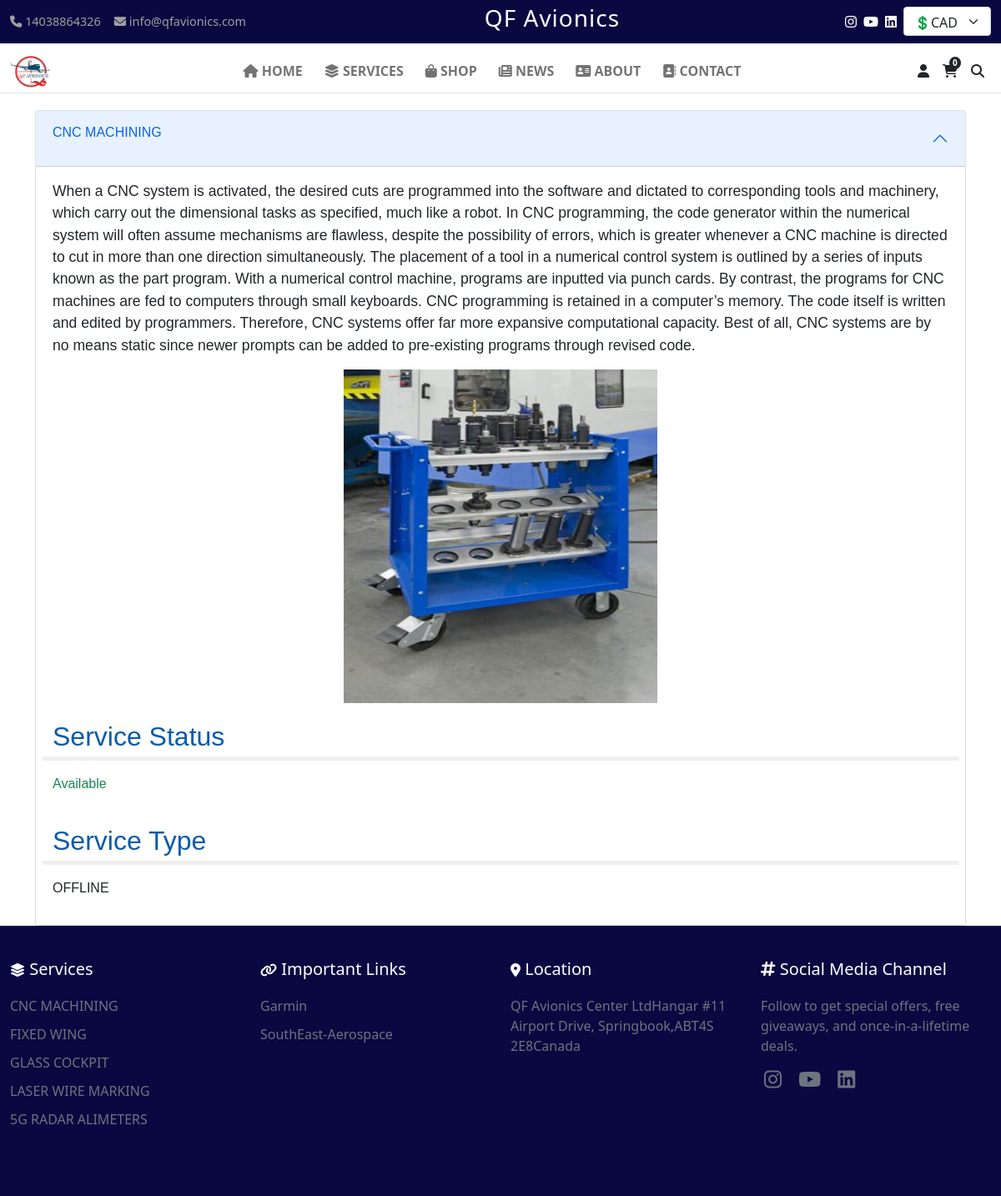
The page /service/1/ on the database its author committed.
### additional_option/models.py (models this page shows, shortened)
class SiteSettings(models.Model):
    site_name = models.CharField(max_length=100, default="QFAvionics")
    email = models.EmailField(max_length=70, blank=False, null=False,  default='info@qfavionics.com')
    phone_number_1 = models.IntegerField(blank=True, null=True, default='14038864326')
    phone_number_2 = models.IntegerField(blank=True, null=True)
    bussiness_email = models.EmailField(max_length=70, blank=False, default='info@qfavionics.com', null=False, help_text="Email on which receive the email")
    currency_rate = models.DecimalField(null=False, blank=False, default=0.72, decimal_places=2, max_digits=3)
    address = models.TextField(default="QF Avionics Center LtdHangar #11 Airport Drive, Springbook,ABT4S 2E8Canada", blank=True, null=True)
    airport = models.TextField(default="Red Deer Regional Airport, CYQF, YQF", blank=True, null=True)
    email_app_password = models.TextField(max_length=30,  default="zochakahgfehnxdq", blank=True, null=True)
    tax = models.DecimalField(decimal_places=2,  max_digits=5, default=0.15, null=False, blank=False)
    instagram = models.URLField(blank=True, null=True)
    youtube = models.URLField(blank=True, null=True)
    linkedin = models.URLField(blank=True, null=True)
    def get_footer_data(self):
        return {
            "location": self.address,
            "airport": self.airport,
            "instagram": self.instagram,
            "youtube": self.youtube,
            "linkedin": self.linkedin
        }
    def get_header_data(self):
        return {
            "site_name": self.site_name,
            "email": self.email,
            "phone_number": self.phone_number_1,
        }
    class Meta:
        verbose_name = "Site Setting"
        verbose_name_plural = "Site Settings"
    @classmethod
    def load(cls):
        obj, created = cls.objects.get_or_create(pk=1)
        return obj

class Service(models.Model):
    name = models.CharField(max_length=40, default='', blank=False, null=False)
    image = models.ImageField(upload_to='static/service/images/')
    status = models.BooleanField(default=True)
    description = models.TextField(default='')
    service_type = models.CharField(default='', max_length=40, blank=False, null=False)
    specifications = models.JSONField(default=dict)
    technical_information = models.JSONField(default=dict)

class Link(models.Model):
    name = models.CharField(max_length=40, default='', blank=False, null=False)
    url = models.CharField(max_length=100, default='', blank=False, null=False)
    class Meta:
        verbose_name = 'Important Link'
        verbose_name_plural = 'Important Links'

### additional_option/views.py (the view)
# urls.py: path("service/<int:id>/", service, name="service"),
def service(request, id):
    service = Service.objects.filter(id=id).first()
    return render(request, 'service.html', {'service':service})

### QFAvionics/header_context.py (called while the page is built)
def header_options(request):
    location = SiteSettings.objects.filter(pk=1)
    if location is not None:
        location = location.first()
    options = {
        "categories": [category.name for category in Category.objects.all()],
        "services" : [service for service in Service.objects.all()],
        "links": Link.objects.all(),
        "no_of_items":  get_total_items(request),
        "footer": location.get_footer_data(),
        "header": location.get_header_data,
    }
    return options

### additional_option/utils.py (called while the page is built)
def get_setting():
    settings = cache.get('site_settings', False)
    if not settings:
        settings = SiteSettings.load()
        cache.set('site_settings', settings, timeout=600)
    return settings

### shopcart/views.py (called while the page is built)
def get_total_items(request):
    cart = Cart(request)
    cartitems = cart.cart
    total = 0
    for key, value in cartitems.items():
        total += value["quantity"]
    return total

### templates/service.html (shortened to what this page needs)
{% extends "master.html" %}
{% block content %}
{% load static %}
<div class="container">
    <div class="accordion" id="accordionPanelsStayOpenExample">
        <div class="accordion-item">
            <h2 class="accordion-header">
                <button class="accordion-button" type="button" data-bs-toggle="collapse"
                    data-bs-target="#panelsStayOpen-collapseOne" aria-expanded="true"
                    aria-controls="panelsStayOpen-collapseOne">
                    <div class="row">
                        <p>
                            {{service.name}}
                        </p>
                    </div>
                </button>
            </h2>
            <div id="panelsStayOpen-collapseOne" class="accordion-collapse collapse show">
                <div class="accordion-body">
                    <div class="row">
                        <p id="description">{{service.description}}</p>
                    </div>
                    <div class="row">
                        <img src="{{service.image.url}}" alt="">
                    </div>
                    <div class="row">
                        <p class="title mt-3">Service Status</p>
                        {% if service.status %}
                        <p class="text-success">Available</p>
                        {% else %}
                        <p class="text-danger">Not Available</p>
                        {% endif %}
                    </div>
                    <div class="row">
                        <p class="title mt-3">Service Type</p>
                        <p>
                            {{service.service_type}}
                        </p>
                    </div>
                </div>
            </div>
        </div>
    </div>
</div>
{% endblock %}

### templates/master.html (shortened to what this page needs)
<!DOCTYPE html>
<html lang="en">
<head>
    {% load static %}
    <link href="https://cdn.jsdelivr.net/npm/bootstrap@5.0.2/dist/css/bootstrap.min.css" rel="stylesheet"
>
    <link rel="stylesheet" href="https://cdnjs.cloudflare.com/ajax/libs/font-awesome/6.4.0/css/all.min.css">
    <link rel="stylesheet" href="{% static 'css/index.css' %}">
</head>
<body>
    <main id="mainbox" class="">
        <div class="top-bar">
            <div class="container-fluid d-flex justify-content-between align-items-center">
                <div class="d-sm-flex" style="cursor: pointer; color: rgb(160, 160, 160);">
                    <div class="me-3 "><i class="fas fa-phone"></i> {{header.phone_number|default:"+1 (403) 886-4306"}}</div>
                    <div class="me-3" id="emailButton"><i class="fas fa-envelope"></i> {{header.email|default:"info@qfavionics.com"}}</div>
                </div>
                <h3 id="companyname" style="letter-spacing: 1px;">QF Avionics</h3>
                <div class="d-sm-flex">
                    <div class="d-flex justify-content-center align-items-center" style="margin-top: -6px;">
                    <a href="{{footer.instagram|default_if_none:"#" }}" class="text-white mt-2 me-2"><i class="fa-brands fa-instagram fs-6"></i></a>
                    <a href="{{footer.youtube|default_if_none:"#" }}" class="text-white mt-2 me-2"><i class="fa-brands fa-youtube fs-6"></i></a>
                    <a href="{{footer.linkedin|default_if_none:"#" }}" class="text-white mt-2 me-2"><i class="fa-brands fa-linkedin fs-6"></i></a>
                    </div>
                    <select class="form-select" id="currency-value" aria-label="Default select example"
                        style="height: 35px; width: 105px;">
                        {% if request.session.currency == "USD" %}
                        <option value="USD"data-bs-toggle="tooltip" data-bs-placement="bottom" title="Click to see product price in USD currency" selected>💲USD</option>
                        <option value="CAD" data-bs-toggle="tooltip" data-bs-placement="bottom" title="Click to see product price in CAD currency">💲CAD</option>
                        {% else %}
                        <option value="CAD" selected>💲CAD</option>
                        {% endif %}
                    </select>
                </div>
            </div>
        </div>
        <nav class="position-absolute navbar navbar-expand-lg navbar-light bg-white w-100 " style="z-index: 200;box-sizing: border-box;">
            <div class="container-fluid border-bottom">
                <a class="navbar-brand" href="{% url 'home' %}">
                    <img src="{% static 'images/logo.png' %}" alt="QF Avionics"
                        style="max-width: min(50px,50px); max-height: min(10vh,10vw);">
                </a>
                <div class="collapse navbar-collapse" id="navbarNav">
                    <ul class="navbar-nav mx-auto">
                        <li class="nav-item">
                            <a class="nav-link md:mt-3" id="menu" href="{% url 'home' %}"><i
                                    class="fa-solid fa-house"></i> HOME</a>
                        </li>
                        <li class="nav-item" id="menu">
                            <a class="nav-link text-decoration-none"><i class="fa-solid fa-layer-group"></i>
                                SERVICES</a>
                        </li>
                        <li class="nav-item" id="menu">
                            <a class="nav-link"><i class="fa-solid fa-bag-shopping"></i> SHOP</a>
                        </li>
                        <li class="nav-item" id="menu">
                            <a class="nav-link" href="{% url 'view-news' %}"><i class="fa-solid fa-newspaper"></i>
                                NEWS</a>
                        </li>
                        <li class="nav-item" id="menu">
                            <a class="nav-link" href="{% url 'aboutpage' %}"><i class="fa-solid fa-address-card"></i>
                                ABOUT</a>
                        </li>
                        <li class="nav-item" id="menu">
                            <a class="nav-link" href="{% url 'contactpage' %}"><i class="fa-solid fa-address-book"></i>
                                CONTACT</a>
                        </li>
                    </ul>
                    <div class="icon-container d-flex mx-2 mt-2 mt-md-0 mb-3 mb-md-0">
                        {% if request.user.is_authenticated %}
                        <a href="{% url 'profile' %}"
                            class="text-dark me-3 text-decoration-none border px-3 py-1 rounded"><i
                                class="fas fa-user fs-6"></i> {{ user.username }}
                        </a>
                        {% else %}
                        <a href="{% url 'login' %}" class="text-dark me-3 fs-6"><i class="fas fa-user fs-6"></i> </a>
                        {% endif %}
                        <div>
                            <a href="{% url 'cart_detail' %}" class="text-dark me-3"><span
                                    class="position-absolute bg-dark text-white fw-bold px-1"
                                    style="font-size: 10px; border-radius: 100%; margin-top: -5px; margin-left: 8px;">{{no_of_items}}</span><i
                                    class="fas fa-shopping-cart fs-6"></i></a>
                        </div>
                        <a id="searchopen" class="text-dark"><i class="fas fa-search fs-6"></i></a>
                    </div>
                </div>
            </div>
        </nav>
        {% block content %}
        {% endblock %}
    </main>
    <footer class="footer">
        <div class="container-fluid">
            <div class="row">
                <div class="col-md-3 mb-4">
                    <h5><i class="fa-solid fa-layer-group fs-6"></i> Services</h5>
                    <ul>
                        {% if services %}
                        {% for service in services|slice:":8" %}
                        <a href="{% url 'service' id=service.id %} " class="text-decoration-none text-secondary">
                            <li>{{service.name}}</li>
                        </a>
                        {% endfor %}
                        {% endif %}
                    </ul>
                </div>
                <div class="col-md-3 mb-4">
                    <h5><i class="fa-solid fa-link fs-6"></i> Important Links</h5>
                    <ul class="text-secondary">
                        {% if links %}
                        {% for link in links %}
                        <a href="{{link.url}}" target="_blank" class="text-decoration-none text-secondary">
                            <li>{{link.name}}</li>
                        </a>
                        {% endfor %}
                        {% endif %}
                    </ul>
                </div>
                <div class="col-md-3 mb-4">
                    <h5><i class="fa-solid fa-location-dot fs-6"></i> Location</h5>
                    <div class="text-secondary">
                        <a href="https://www.google.com/maps/dir//3801+Airport+Dr,+Springbrook,+AB+T4S+2E8/@52.1763421,-113.9696467,12z/data=!4m8!4m7!1m0!1m5!1m1!1s0x537450468fc942f9:0xb14e4971aebfab17!2m2!1d-113.8872465!2d52.1763708?entry=ttu&g_ep=EgoyMDI0MTAyMy4wIKXMDSoASAFQAw%3D%3D" class="text-decoration-none text-secondary" target="_blank">
                            {{footer.location}} </a>
                    </div>
                </div>
                <div class="col-md-3">
                    <h5><i class="fa-solid fa-hashtag"></i> Social Media Channel</h5>
                    <p class="text-secondary">Follow to get special offers, free giveaways, and once-in-a-lifetime deals.</p>
                    <a href="{{footer.instagram|default_if_none:"#" }}" class="text-secondary mt-2 me-2"><i class="fa-brands fa-instagram mx-1 fs-4"></i></a>
                    <a href="{{footer.youtube|default_if_none:"#"}}" class="text-secondary mt-2 me-2"><i class="fa-brands fa-youtube mx-1 fs-4"></i></a>
                    <a href="{{footer.linkedin|default_if_none:"#"}}" class="text-secondary mt-2 me-2"><i class="fa-brands fa-linkedin mx-1 fs-4"></i></a>
                </div>
            </div>
        </div>
    </footer>
</body>
</html>

### static/css/index.css (style rules this page uses)
body, html { height: 100%; display: flex; flex-direction: column; }
#mainbox { flex: 1; }
.top-bar { background-color: #090841; color: white; padding: 5px 0; font-size: 0.9em; }
.navbar-nav .nav-link { color: #333; font-weight: 600; }
.carousel-item, img { height: 100% !important; width: 100% !important; }
.footer { background-color: #090841; color: white; padding: 40px 0; }
.footer h5 { margin-bottom: 20px; }
.footer ul { list-style-type: none; padding: 0; }
.footer li { margin-bottom: 10px; }

### templates/master.html (style rules this page uses)
#menu { margin-left: 10px; }
.icon-container { display: flex; align-items: center; }
.icon-container a { margin-right: 1rem; }
.icon-container a:last-child { margin-right: 0; }

### templates/service.html (style rules this page uses)
* { margin: 0; padding: 0; box-sizing: border-box; }
html, body { height: 100vh; }
.container { height: auto; width: auto; font-family: 'Lucida Sans', 'Lucida Sans Regular', 'Lucida Grande', 'Lucida Sans Unicode', Geneva, Verdana, sans-serif; margin-top: 10vh; }
.row img { max-height: 50vh; max-width: 50vh; margin: auto; }
.title { color: #065baa; border-bottom-width: thick; border-bottom-style: solid; border-bottom-color: #f0eeee; font-size: 2rem; }
#description { font-size: 1.1rem; }

### rows shown on the page
SiteSettings: phone_number "14038864326", email "info@qfavionics.com", location "QF Avionics Center LtdHangar #11 Airport Drive, Springbook,ABT4S 2E8Canada"
Service: name "CNC MACHINING", description "When a CNC system is activated, the desired cuts are programmed into the software and dictated to corresponding tools and machinery, which carry out the dimensional tasks as specified, much like a robot. In CNC programming, the code generator within the numerical system will often assume mechanisms are flawless, despite the possibility of errors, which is greater whenever a CNC machine is directed to cut in more than one direction simultaneously. The placement of a tool in a numerical control system is outlined by a series of inputs known as the part program. With a numerical control machine, programs are inputted via punch cards. By contrast, the programs for CNC machines are fed to…", image (picture), service_type "OFFLINE"
Service: name "FIXED WING"
Service: name "GLASS COCKPIT"
Service: name "LASER WIRE MARKING"
Service: name "5G RADAR ALIMETERS"
Link: name "Garmin"
Link: name "SouthEast-Aerospace"

### other values the page prints
{{ no_of_items }} "0"
